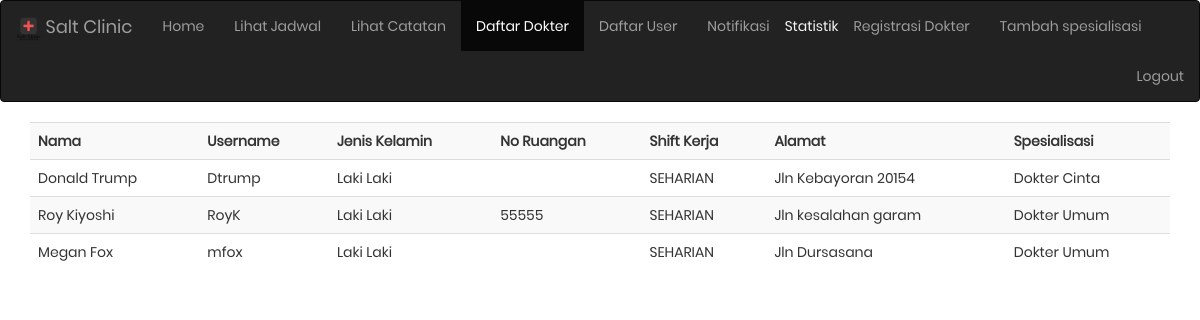
The app's page /daftar-dokter.php (signed in) with its own data.
### tables this page shows
CREATE TABLE `dokter` (
  `idDokter` int(11) NOT NULL,
  `idUser` int(11) NOT NULL,
  `idSpesialisasi` int(11) NOT NULL,
  `noRuangan` varchar(5) DEFAULT NULL
);

CREATE TABLE `users` (
  `idUser` int(11) NOT NULL,
  `nama` varchar(50) NOT NULL,
  `umur` int(11) DEFAULT NULL,
  `jenisKelamin` varchar(2) NOT NULL,
  `priviledge` int(11) NOT NULL,
  `isActive` tinyint(1) NOT NULL,
  `username` varchar(25) NOT NULL,
  `alamat` varchar(255) NOT NULL,
  `password` varchar(8) NOT NULL
);

CREATE TABLE `spesialisasi` (
  `idSpesialisasi` int(11) NOT NULL,
  `namaSpesialisasi` varchar(50) NOT NULL
);

### daftar-dokter.php (the view, shortened to what this page needs)
<?php
	include ('connection/session.php');
	$query = " SELECT tusers.nama as nama ,tusers.username as username,tusers.jenisKelamin as jenisKelamin,tusers.Alamat as Alamat,tspesial.namaSpesialisasi as spesialisasi,noRuangan
	FROM dokter INNER JOIN spesialisasi as tspesial on tspesial.idSpesialisasi = dokter.idSpesialisasi
				INNER JOIN users as tusers on dokter.idUser = tusers.idUser ";
	$result =$conn->query($query);
?>
<!DOCTYPE html>
<html lang="en">
	<head>
		<link rel="stylesheet" href="https://maxcdn.bootstrapcdn.com/bootstrap/3.3.7/css/bootstrap.min.css">
		<link rel="stylesheet" type="text/css" href="fonts/font-awesome-4.7.0/css/font-awesome.min.css">
		<link rel="stylesheet" type="text/css" href="vendor/animate/animate.css">
		<link rel="stylesheet" type="text/css" href="vendor/css-hamburgers/hamburgers.min.css">
		<link rel="stylesheet" type="text/css" href="vendor/select2/select2.min.css">
		<link rel="stylesheet" type="text/css" href="css/main.css">
	</head>
	<body>
		<div class='index-navbar'>
		<?php include ('navbar/admin-navmenu.php')?>
			<div class="container">
				<table class='table table-striped'>
					<tr>
						<th>Nama</th>
						<th>Username</th>
						<th>Jenis Kelamin</th>
						<th>No Ruangan</th>
						<th>Shift Kerja</th>
                        <th>Alamat</th>
                        <th>Spesialisasi</th>
					</tr>
					<?php
						if($result){
							while ($row=$result->fetch_array()) {
                                if ($row['jenisKelamin']=='L') {
                                    $jenisKelamin = "Laki Laki";
                                } else {
                                    $jenisKelamin ="Perempuan";
                                }
                                echo "<tr>
										<td>". $row["nama"] ."</td>
										<td> ".$row["username"] ."</td>
										<td> ".$jenisKelamin."</td>
										<td> ".$row['noRuangan']."</td>
										<td> SEHARIAN </td>
										<td> ".$row["Alamat"]."</td>
										<td> ".$row["spesialisasi"]."</td>
								";
                            }
						}
                         ?>
				</table>
			</div>
		</div>
	</body>
</html>

### navbar/admin-navmenu.php (shortened to what this page needs)
<nav class="navbar navbar-inverse">
				<div class="container-fluid">
					<div class="navbar-header">
						<a class="navbar-brand" href="index.php">
							<img src="images/logo.png" alt="IMG" style='width:25px; display:inline-block;'>
							Salt Clinic
						</a>
					</div>
					<ul class="nav navbar-nav">
						<li <?php if(stripos($_SERVER['SCRIPT_NAME'],"index.php")){echo 'class="active" ';}?>><a href="index.php">Home</a></li>
						<li <?php if(stripos($_SERVER['SCRIPT_NAME'],"admin-jadwal.php")){echo 'class="active" ';}?>><a href="admin-jadwal.php">Lihat Jadwal</a></li>
						<li <?php if(stripos($_SERVER['SCRIPT_NAME'],"admin-history.php")){echo 'class="active" ';}?>><a href="admin-history.php">Lihat Catatan</a></li>
                        <li <?php if(stripos($_SERVER['SCRIPT_NAME'],"daftar-dokter.php")){echo 'class="active" ';}?>><a href="daftar-dokter.php">Daftar Dokter</a></li>
                        <li <?php if(stripos($_SERVER['SCRIPT_NAME'],"daftar-user.php")){echo 'class="active" ';}?>><a href="daftar-user.php">Daftar User</a></li>
                        <li <?php if(stripos($_SERVER['SCRIPT_NAME'],"notifikasi.php")){echo 'class="active" ';}?>><a href="notifikasi.php">Notifikasi</a></li>
						<li><div class="adminbutton">
							<button class="adminstastik">Statistik</button>
							</div>
						</li>
						<li <?php if(stripos($_SERVER['SCRIPT_NAME'],"registration-dokter.php")){echo 'class="active" ';}?>><a href="registration-dokter.php">Registrasi Dokter</a></li>
						<li <?php if(stripos($_SERVER['SCRIPT_NAME'],"addspesialisasi.php")){echo 'class="active" ';}?>><a href="addspesialisasi.php">Tambah spesialisasi</a></li>
					</ul>
					<ul class='nav navbar-nav navbar-right'>
							<li><a href='logout.php'>Logout</a></li>
					</ul>
				</div>
			</nav>

### css/main.css (style rules this page uses)
* { margin: 0px; padding: 0px; box-sizing: border-box; }
body, html { height: 100%; font-family: Poppins-Regular, sans-serif; }
a { font-family: Poppins-Regular; font-size: 14px; line-height: 1.7; color: #666666; margin: 0px; transition: all 0.4s; -webkit-transition: all 0.4s; -o-transition: all 0.4s; -moz-transition: all 0.4s; }
ul, li { margin: 0px; list-style-type: none; }
button { outline: none !important; border: none; background: transparent; }
.adminstastik { padding-top: 15px; padding-bottom: 15px; color:whitesmoke }

### records on screen
dokter: idUser.nama "Donald Trump", idUser.username "Dtrump", idUser.jenisKelamin "Laki Laki", idUser.alamat "Jln Kebayoran 20154", idSpesialisasi.namaSpesialisasi "Dokter Cinta"
dokter: idUser.nama "Roy Kiyoshi", idUser.username "RoyK", idUser.jenisKelamin "Laki Laki", noRuangan "55555", idUser.alamat "Jln kesalahan garam", idSpesialisasi.namaSpesialisasi "Dokter Umum"
dokter: idUser.nama "Megan Fox", idUser.username "mfox", idUser.jenisKelamin "Laki Laki", idUser.alamat "Jln Dursasana", idSpesialisasi.namaSpesialisasi "Dokter Umum"
